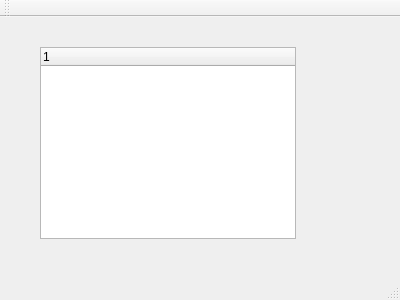
<?xml version="1.0" encoding="UTF-8"?>
<ui version="4.0">
 <class>MainWindow</class>
 <widget class="QMainWindow" name="MainWindow">
  <property name="geometry">
   <rect>
    <x>0</x>
    <y>0</y>
    <width>400</width>
    <height>300</height>
   </rect>
  </property>
  <property name="windowTitle">
   <string>MainWindow</string>
  </property>
  <widget class="QWidget" name="centralWidget">
   <widget class="QTreeWidget" name="treeWidget">
    <property name="geometry">
     <rect>
      <x>40</x>
      <y>30</y>
      <width>256</width>
      <height>192</height>
     </rect>
    </property>
    <column>
     <property name="text">
      <string notr="true">1</string>
     </property>
    </column>
   </widget>
  </widget>
  <widget class="QMenuBar" name="menuBar">
   <property name="geometry">
    <rect>
     <x>0</x>
     <y>0</y>
     <width>400</width>
     <height>23</height>
    </rect>
   </property>
  </widget>
  <widget class="QToolBar" name="mainToolBar">
   <attribute name="toolBarArea">
    <enum>TopToolBarArea</enum>
   </attribute>
   <attribute name="toolBarBreak">
    <bool>false</bool>
   </attribute>
  </widget>
  <widget class="QStatusBar" name="statusBar"/>
 </widget>
 <layoutdefault spacing="6" margin="11"/>
 <resources/>
 <connections/>
</ui>
